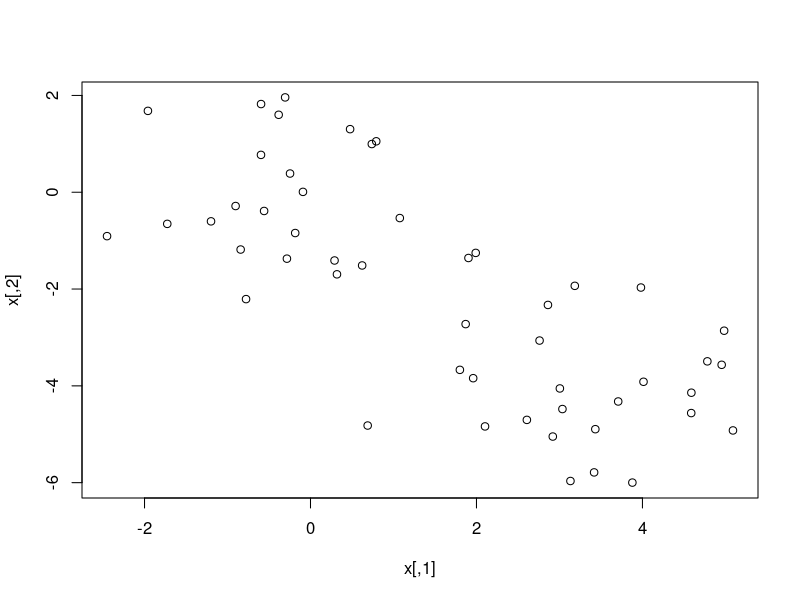
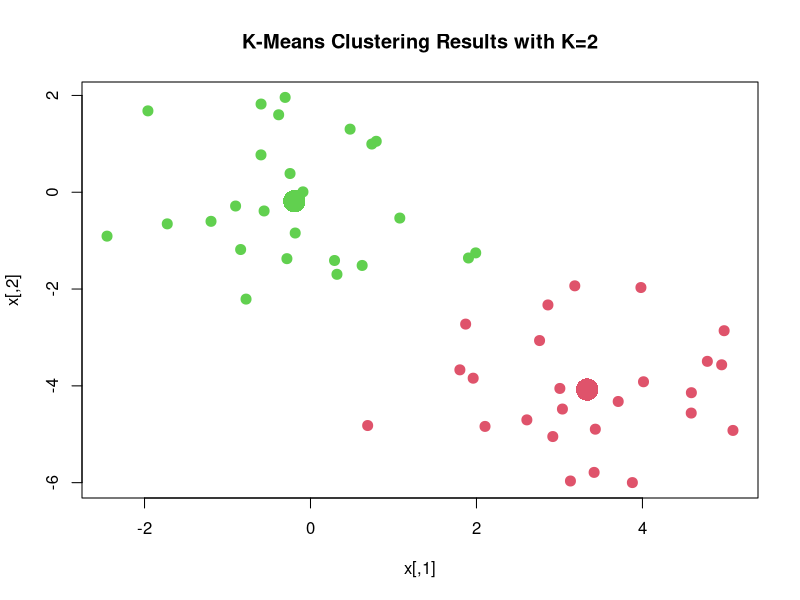
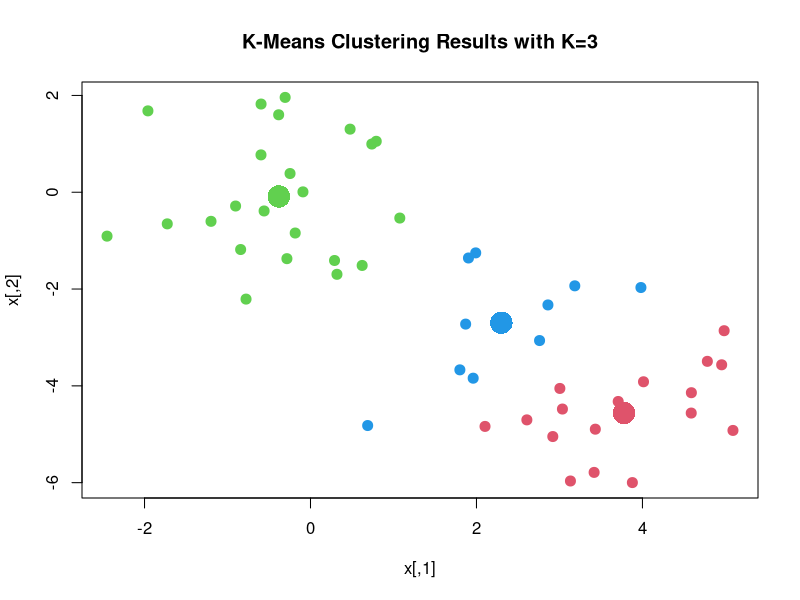

Reproduce these figures in R, in order.
#In this exercise, we will go through a simple simulated example
#in which there truly are two clusters in the data 
#the first 25 observations have a mean shift relative to the next 25 observations
rm(list=ls())
set.seed(2)
x = matrix(rnorm(50*2),ncol=2) #100 random numbers: 50 in one column, 50 in the other 
x[1:25,1] = x[1:25,1]+3
x[1:25,2] = x[1:25,2]-4
plot(x) 
#You can see that there are two clusters 


#Now perform K-means clustering with K = 2 
#nstart =20 means R will try 20 different random starting assignments 
#and then select the one with the lowest within cluster variation 
km.out = kmeans(x,2,nstart=20)
km.out$cluster
plot(x, col =(km.out$cluster+1), main = "K-Means Clustering Results with K=2", pch=20, cex=2)
points(km.out$centers, col=2:3, pch=16, cex=3)
#Here the plotting is easy because they are two-dimensional.
#if there were more than two variables, we could perform PCA instead and plot the first two principal components score vectors 


#In general, we don't know the true number of clusters.
#Let's see what would happen if we apply K=3 to this example 
set.seed(4)
km.out = kmeans(x,3,nstart=20)
km.out
plot(x, col =(km.out$cluster+1), main = "K-Means Clustering Results with K=3", pch=20, cex=2)
points(km.out$centers, col=2:4, pch=16, cex=3)
#It is up to your analysis to decide what number of cluster is more appropriate for the data 


#Above, we mentioned that nstart determines the number of random starting assignments
#Let's compare using nstart=1 to nstart=20 by the total within-cluster sum of squares, 
#which we want to minimize. 
set.seed(3)
km.out = kmeans(x,3,nstart=1)
km.out$tot.withinss

km.out = kmeans(x,3,nstart=20)
km.out$tot.withinss

km.out = kmeans(x,3,nstart=50)
km.out$tot.withinss
#It is strongly recommended always running with a large nstart like 20 or 50 to avoid an undesirable local optimum 
